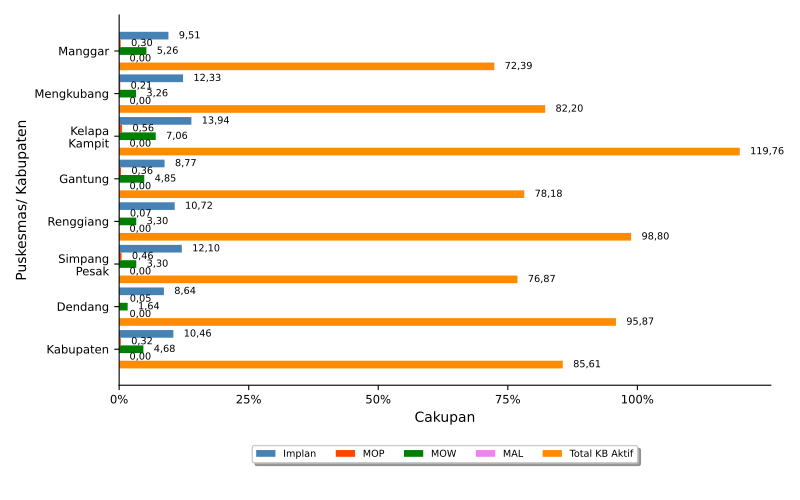

Python code for this plot:
import numpy as np
import matplotlib.pyplot as plt
import pandas
from textwrap import wrap
from matplotlib.ticker import FuncFormatter
import locale
locale.setlocale(locale.LC_ALL, 'id_ID.UTF8')

import sys, os, inspect
currentdir = os.path.dirname(os.path.abspath(inspect.getfile(inspect.currentframe())))
parentdir = os.path.dirname(currentdir)
sys.path.insert(0, parentdir)

berkasData = currentdir +'\\bab_05_06_dataKBaktif.csv'
berkasSimpan = currentdir +'\\bab_05_06_KBaktif_b.pdf'
# judulDiagram = 'Cakupan Peserta KB aktif (2)\nTahun 2021'
sumbuX = 'Cakupan'
sumbuY = 'Puskesmas/ Kabupaten'
labelBar1 = 'Implan'
labelBar2 = 'MOP'
labelBar3 = 'MOW'
labelBar4 = 'MAL'
labelBar5 = 'Total KB Aktif'
tickerSumbuX = np.arange(0,110,25)

# read data file
colnames = ['kecamatan','Kondom','Suntik','Pil','AKDR','Implan','MOP','MOW','MAL','Aktif']
data = pandas.read_csv(berkasData, names=colnames, sep=';')
kecamatan = data.kecamatan.tolist()
bar1 = data.Implan.tolist()
bar2 = data.MOP.tolist()
bar3 = data.MOW.tolist()
bar4 = data.MAL.tolist()
bar5 = data.Aktif.tolist()

ind = np.arange(len(kecamatan))  # the x locations for the groups
width = 0.18       # the width of the bars
widthDL = 2

# make bars
fig, ax = plt.subplots()
rects1 = ax.barh(ind, bar1, width, color='steelblue', label=labelBar1)
rects2 = ax.barh(ind + width, bar2, width, color='orangered', label = labelBar2)
rects3 = ax.barh(ind + 2*width, bar3, width, color='green', label = labelBar3)
rects4 = ax.barh(ind + 3*width, bar4, width, color='violet', label = labelBar4)
rects5 = ax.barh(ind + 4*width, bar5, width, color='darkorange', label = labelBar5)

# add some text for labels, title and axes ticks
# ax.set_title(judulDiagram)
ax.set_xticks(tickerSumbuX)
ax.set_xlabel(sumbuX)
ax.xaxis.set_major_formatter(FuncFormatter(lambda x, pos: "{:n}%".format(x)))

ax.set_yticks(ind+2*width)
ax.set_yticklabels(list([ '\n'.join(wrap(l, 10)) for l in kecamatan ]))
ax.invert_yaxis()
ax.set_ylabel(sumbuY)

ax.tick_params(axis='both', which='major', labelsize='small')
ax.spines['top'].set_visible(False)
ax.spines['right'].set_visible(False)

# make legend box
box = ax.get_position()
ax.set_position([box.x0, box.y0 + box.height * 0.1, box.width, box.height * 0.9])
ax.legend(fontsize='x-small', loc='upper center', bbox_to_anchor=(0.5, -0.15), fancybox=True, shadow=True, ncol=5)

# add data label
for i, v in enumerate(bar1):
    ax.text(v + widthDL, i, locale.format_string("%.2f", v), ha='left', va='center', fontsize=7)
for i, v in enumerate(bar2):
    ax.text(v + widthDL, i + width, locale.format_string("%.2f", v), ha='left', va='center', fontsize=7)
for i, v in enumerate(bar3):
    ax.text(v + widthDL, i + 2*width, locale.format_string("%.2f", v), ha='left', va='center', fontsize=7)
for i, v in enumerate(bar4):
    ax.text(v + widthDL, i + 3*width, locale.format_string("%.2f", v), ha='left', va='center', fontsize=7)
for i, v in enumerate(bar5):
    ax.text(v + widthDL, i + 4*width, locale.format_string("%.2f", v), ha='left', va='center', fontsize=7)
    
# finishing
pyrfig = plt.figure(1)
pyrfig.set_figwidth(8)
pyrfig.set_figheight(5)
# tight_layout to make consistent size
# adjust subplot to make room for legend
fig.subplots_adjust(bottom=-0.15)
plt.tight_layout()
plt.savefig(berkasSimpan)
plt.close(pyrfig)
# plt.show()
